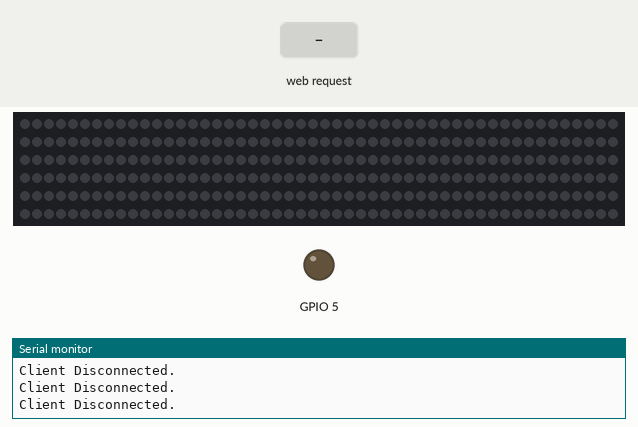
This sketch was run on a simulated ESP32. Parts: 300 RGB LEDs in strip order, left to right, continuing on the next row, output pins drawn as LEDs (lit = HIGH), the last lines printed to the serial monitor. Inputs (shaded band) come from the test bench. WiFi joins after 1.5 s; servers stay silent unless stated.

Above: at 2.7 s.
2.8 s: HTTP request GET /RC received
At 2.96 s:
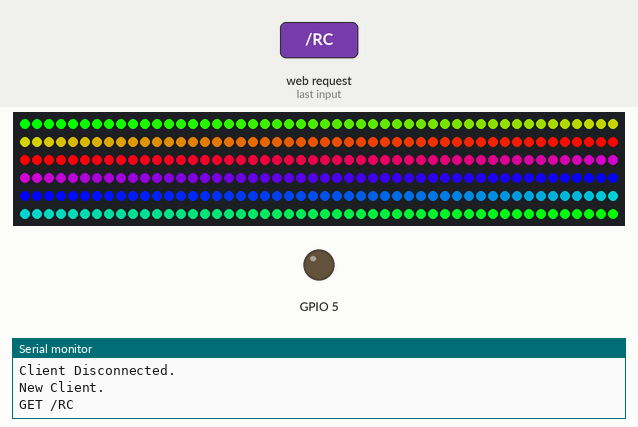
At 3.57 s:
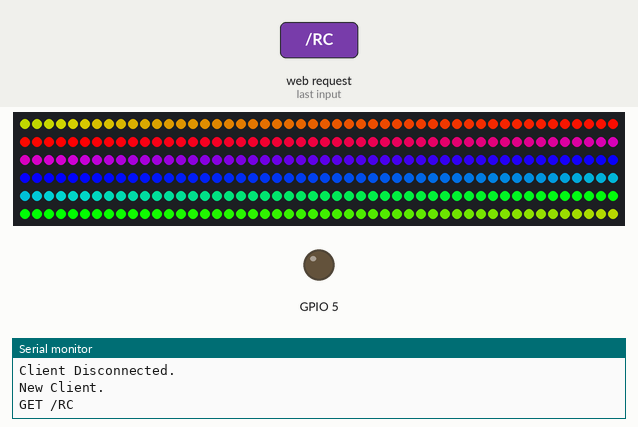
Timing chart, 0 to 5.8 s (numbered marks = the images above; inputs shaded):
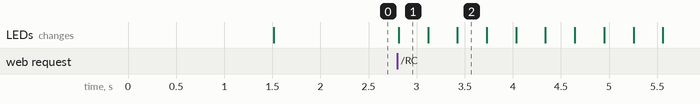

The sketch:

Lights_1_logic_error.ino
```cpp
#include <WiFi.h>
#include <Adafruit_NeoPixel.h>
#ifdef __AVR__
#include <avr/power.h>
#endif

#define PIN        13
#define NUM_LEDS 300


Adafruit_NeoPixel strip(NUM_LEDS, PIN, NEO_GRB + NEO_KHZ800);

#define DELAYVAL 500

void showStrip() {
 #ifdef ADAFRUIT_NEOPIXEL_H
   // neopixel
   strip.show();
 #endif
 #ifndef ADAFRUIT_NEOPIXEL_H
   // fastlED
   FastLED.show();
 #endif
}

void setPixel(int Pixel, byte red, byte green, byte blue) {
 #ifdef ADAFRUIT_NEOPIXEL_H
   // NeoPixel
   strip.setPixelColor(Pixel, strip.Color(red, green, blue));
 #endif
 #ifndef ADAFRUIT_NEOPIXEL_H
   // FastLED
   leds[Pixel].r = red;
   leds[Pixel].g = green;
   leds[Pixel].b = blue;
 #endif
}

void setAll(byte red, byte green, byte blue) {
  for(int i = 0; i < NUM_LEDS; i++ ) {
    setPixel(i, red, green, blue);
  }

  showStrip();
}


void rainbowCycle(int SpeedDelay) {
  byte *c;
  uint16_t i, j;

  for(j=0; j<256*5; j++) {
    for(i=0; i< NUM_LEDS; i++) {
      c=Wheel(((i * 256 / NUM_LEDS) + j) & 255);
      setPixel(i, *c, *(c+1), *(c+2));
    }
    strip.setBrightness(255);
    showStrip();
    delay(SpeedDelay);
  }
}

byte * Wheel(byte WheelPos) {
  static byte c[3];

  if(WheelPos < 85) {
   c[0]=WheelPos * 3;
   c[1]=255 - WheelPos * 3;
   c[2]=0;
  } else if(WheelPos < 170) {
   WheelPos -= 85;
   c[0]=255 - WheelPos * 3;
   c[1]=0;
   c[2]=WheelPos * 3;
  } else {
   WheelPos -= 170;
   c[0]=0;
   c[1]=WheelPos * 3;
   c[2]=255 - WheelPos * 3;
  }

  return c;
}


const char* ssid     = "BT-TGAHZR";
const char* password = "beqxyVRt6cGng7";

WiFiServer server(80);

void setup()
{
    Serial.begin(115200);
    pinMode(5, OUTPUT);

    delay(10);


    Serial.println();
    Serial.println();
    Serial.print("Connecting to ");
    Serial.println(ssid);

    WiFi.begin(ssid, password);

    while (WiFi.status() != WL_CONNECTED) {
        delay(500);
        Serial.print(".");
    }

    Serial.println("");
    Serial.println("WiFi connected.");
    Serial.println("IP address: ");
    Serial.println(WiFi.localIP());

    server.begin();

    strip.begin();


}

int value = 0;

void loop(){

 WiFiClient client = server.available();

  if (client) {
    Serial.println("New Client.");
    String currentLine = "";
    while (client.connected()) {
      if (client.available()) {
        char c = client.read();
        Serial.write(c);
        if (c == '\n') {


          if (currentLine.length() == 0) {

            client.println("HTTP/1.1 200 OK");
            client.println("Content-type:text/html");
            client.println();


            client.print("Click <a href=\"/N\">here</a> to Neophase.<br>");
            client.print("Click <a href=\"/R\">here</a> to Running Lights.<br>");
            client.print("Click <a href=\"/RC\">here</a> to Rainbow Cycle.<br>");
            client.print("Click <a href=\"/L\">here</a> to turn off.<br>");


            client.println();

            break;
          } else {
            currentLine = "";
          }
        } else if (c != '\r') {
          currentLine += c;
        }


        }
        while (currentLine.endsWith("GET /RC")) {
          rainbowCycle(5);
        }
        if (currentLine.endsWith("GET /L")) {
          setAll(0,0,0);
        }
      }
    }

    client.stop();
    Serial.println("Client Disconnected.");
  }
```

Measured:
- after the input at 2.8 s, the LEDs: change at once (image 1)
